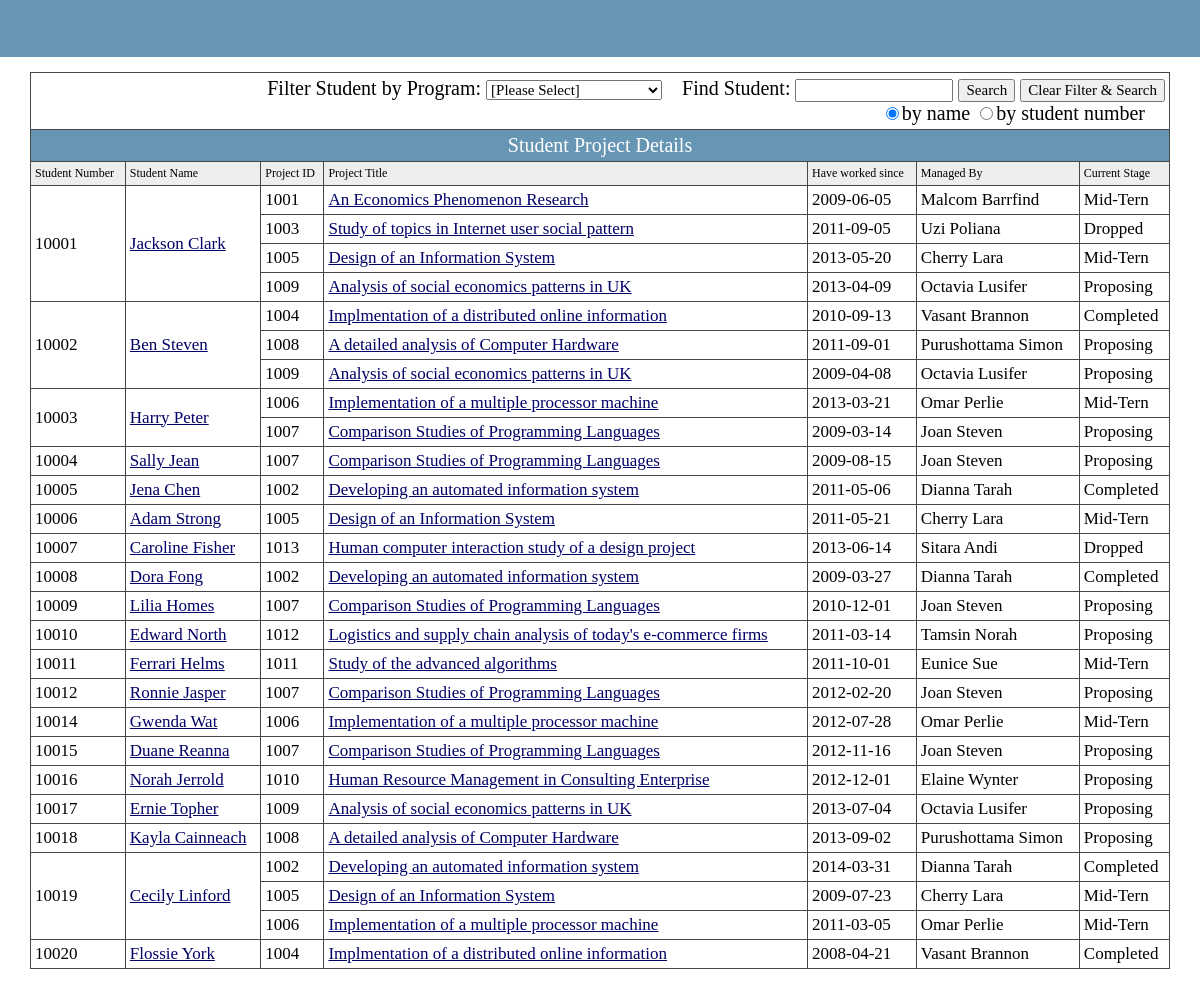
The page /student_project.php (signed in) on the database its author committed.
### tables this page shows
CREATE TABLE IF NOT EXISTS `works_in` (
  `Stu_Num` int(11) NOT NULL,
  `Project_ID` int(11) NOT NULL,
  `Since_Date` date DEFAULT NULL,
  PRIMARY KEY (`Stu_Num`,`Project_ID`),
  KEY `Project_ID` (`Project_ID`)
);

CREATE TABLE IF NOT EXISTS `student` (
  `Stu_Num` int(10) NOT NULL AUTO_INCREMENT,
  `Stu_Name` varchar(20) NOT NULL,
  `Birth_Date` date NOT NULL,
  `Gender` varchar(10) NOT NULL,
  `Email` varchar(50) NOT NULL,
  `Program` varchar(25) NOT NULL,
  `Sup_ID` int(11) NOT NULL DEFAULT '1000',
  PRIMARY KEY (`Stu_Num`),
  KEY `student_ibfk_1` (`Sup_ID`)
);

CREATE TABLE IF NOT EXISTS `project` (
  `Project_ID` int(11) NOT NULL AUTO_INCREMENT,
  `Project_Title` varchar(100) NOT NULL,
  `Fund_Amount` int(10) NOT NULL,
  `Fund_Source` varchar(50) NOT NULL,
  `Fund_Purpose` varchar(20) NOT NULL,
  `Early_Assess` int(10) DEFAULT NULL,
  `Mid_Assess` int(10) DEFAULT NULL,
  `Final_Assess` int(10) DEFAULT NULL,
  `Project_Description` varchar(300) DEFAULT NULL,
  `Current_Stage` varchar(20) NOT NULL DEFAULT 'Proposing',
  `Managed_by` int(15) NOT NULL,
  PRIMARY KEY (`Project_ID`)
);

CREATE TABLE IF NOT EXISTS `supervisor` (
  `Sup_Name` varchar(50) NOT NULL,
  `Sup_ID` int(11) NOT NULL,
  `Faculty` varchar(50) DEFAULT NULL,
  `Title` varchar(30) DEFAULT NULL,
  `Research_int` varchar(30) DEFAULT NULL,
  `email` varchar(50) NOT NULL,
  PRIMARY KEY (`Sup_ID`)
);

### htdocs/student_project.php (the view, shortened to what this page needs)
<!DOCTYPE html PUBLIC "-//W3C//DTD XHTML 1.0 Transitional//EN" "http://www.w3.org/TR/xhtml1/DTD/xhtml1-transitional.dtd">
<html xmlns="http://www.w3.org/1999/xhtml">
<head>
<link href="css/css.css" rel="stylesheet" type="text/css" />
<link href="css/style.css" rel="stylesheet" type="text/css" />
</head>
<body>
<table width="100%" border="0" cellspacing="0" cellpadding="0">
  <tr>
    <td height="30">      <table width="100%" border="0" cellspacing="0" cellpadding="0">
        <tr>
          <td height="57" bgcolor="#6795B4">
                </td>
		    </tr>
          </table></td>
        </tr>
	<?php
	if(isset($_POST["clear"])){
		$query="SELECT Stu_Name,Stu_Num FROM student ORDER BY student.Stu_Num;";
		}
	else {
	if (isset($_POST["filtered_program"]) and $_POST["filtered_program"]!= "N/A")
		{
			if ($_POST["filtered_program"]!="all"){
				$program_name = $_POST["filtered_program"];
				$query = "SELECT Stu_Name,Stu_Num FROM student WHERE student.Program = '".$program_name."' ORDER BY student.Stu_Num;";
						  }
			else {
				$query="SELECT Stu_Name,Stu_Num FROM student ORDER BY student.Stu_Num;";
				}
		}
	else{
		$query="SELECT Stu_Name,Stu_Num FROM student
				ORDER BY Stu_Num;";
		}
	}
	$result=mysql_query($query);
	?>
    </table></td></tr>
    <td><table id="subtree1" width="100%" border="0" cellspacing="0" cellpadding="0">
        <tr>
          <td><table width="95%" border="0" align="center" cellpadding="0" cellspacing="0">
              <tr>
                <td height="40" class="font42">
				<table width="100%" border="0" cellpadding="4" cellspacing="1" bgcolor="#464646" class="newfont03">
				<tr>
		<br>
		<td height = "30" bgcolor="#FFFFFF" style="font-size:20px; font-family: Times New Roman', Times, serif;" colspan = "7" align = "right">
			<form name = "searchform" id = "searchform" action = "student_project.php" method = "post">
				Filter Student by Program:
				<select name = "filtered_program" class="button" id = "filtered_program" style="font-size:15px" onChange = "filterFunction()">
				<option selected="selected" value = "N/A">[Please Select]</option>
				</select>
				&nbsp;&nbsp;
				Find Student: <input type = "text" name = "search_keyword" style = "font-family:Times;font-size:15px">
				<input type = "submit" name = "search" value = "Search" style = "font-family:Times;font-size:15px">
				<input type = "submit" name = "clear" value = "Clear Filter & Search" style = "font-family:Times;font-size:15px"><br>
				<input type="radio" name="search_criteria" checked="checked" value="name">by name
				<input type="radio" name="search_criteria" value="id">by student number&nbsp;&nbsp;&nbsp;&nbsp;
			</form></td></tr>
				<tr class="CTitle" >
                    	<td height="22" colspan="7" align="center" style="font-size:20px;font-family:Georgia;">Student Project Details</td>
                  </tr>
                  <tr bgcolor="#EEEEEE" class="newfont03">
				    <td>Student Number</td>
					<td>Student Name</td>
					<td>Project ID</td>
					<td>Project Title</td>
					<td>Have worked since</td>
                    <td>Managed By</td>
					<td>Current Stage</td>
                    </tr>
					<?php
						while($row = mysql_fetch_array($result)){
								$stu_num = stripslashes($row['Stu_Num']);
								$name = stripslashes($row['Stu_Name']);
								$project_query = "SELECT * FROM works_in
												  INNER JOIN project ON project.Project_ID = works_in.Project_ID
												  INNER JOIN supervisor ON supervisor.Sup_ID = project.Managed_by
												  WHERE works_in.Stu_Num = '".$stu_num."';";
								$project_result = mysql_query($project_query);
								$num_rows = mysql_num_rows($project_result);
								$first_line = true;
								while ($project = mysql_fetch_array($project_result)){
									if ($first_line){
									echo '<tr bgcolor="#FFFFFF"><td class="newfont03"" rowspan = "'.$num_rows.'">' . $stu_num. '</td>';
									echo '<td class="newfont03" rowspan = "'.$num_rows.'">
									<a href="#" onClick="window.open(\'student_details.php?sid='
									.$stu_num.'\',\'Student Details\',\'width=700,height=700\')"><u>'. $name . '</u></a></td>';
									}
										else{ echo '<tr bgcolor="#FFFFFF">';};
									$first_line = false;
									$pid = stripslashes($project['Project_ID']);
									$ptitle = stripslashes($project['Project_Title']);
									$since = stripslashes($project['Since_Date']);
									$sup_name = stripslashes($project['Sup_Name']);
									$stage = stripslashes($project['Current_Stage']);
									echo '<td class="newfont03">' . $pid . '</td>';
									echo '<td class="newfont03"><a href="#" onClick="window.open(\'project_details.php?pid='.$pid.'\',\'Project Details\',\'location=yes,toolbar=yes,scrollbars=yes,width=700,height=700\')"><u>' . $ptitle . '</u></a></td>';
									echo '<td class="newfont03">' . $since . '</td>';
									echo '<td class="newfont03">' . $sup_name . '</td>';
									echo '<td class="newfont03">' . $stage . '</td></tr>';
								}
						}
					?>
            </table></td>
        </tr>
      </table>
      <table width="95%" border="0" align="center" cellpadding="0" cellspacing="0">
        <tr>
          <td height="6"><img src="images/spacer.gif" width="1" height="1" /></td>
        </tr>
        <tr>
          <td height="33">&nbsp;</td>
        </tr>
      </table></td>
  </tr>
</table>
</body>
</html>

### htdocs/css/css.css (style rules this page uses)
.newfont03 { font-family: "Times"; font-size: 17px; color: #000000; text-decoration: none; }

### htdocs/css/style.css (style rules this page uses)
body { margin:0px; }
html { scrollbar-face-color:#CCD0DB; scrollbar-highlight-color:#fff; scrollbar-shadow-color:#fff; scrollbar-3dlight-color:#6795B4; scrollbar-arrow-color:#20669A; scrollbar-track-color:#fff; scrollbar-darkshadow-color:#6795B4; border:0; }
html { overflow-x: hidden; overflow-y: auto; }
TD { font-size: 12px; }
a:link,a:visited { text-decoration:none; color:#006; }
.CTitle { background:#6795B4; padding:5px; text-align:left; color:#FFFFFF; font-size:13px; font-family: Verdana, Arial, Helvetica, sans-serif; }
select { font-size:12px; }

### htdocs/student_project.php (style rules this page uses)
.button { font-family: Georgia, "Times New Roman", Times, serif; font-size: 14px; }
html { overflow-x: auto; overflow-y: auto; border:0; }
td { font-family: Georgia, "Times New Roman", Times, serif; }

### rows shown on the page
works_in: Stu_Num.Stu_Num "10001", Stu_Num.Stu_Name "Jackson Clark", Project_ID.Project_ID "1001", Project_ID.Project_Title "An Economics Phenomenon Research", Since_Date "2009-06-05", supervisor.Sup_Name "Malcom Barrfind", Project_ID.Current_Stage "Mid-Tern"
works_in: Project_ID.Project_ID "1003", Project_ID.Project_Title "Study of topics in Internet user social pattern", Since_Date "2011-09-05", supervisor.Sup_Name "Uzi Poliana", Project_ID.Current_Stage "Dropped"
works_in: Project_ID.Project_ID "1005", Project_ID.Project_Title "Design of an Information System", Since_Date "2013-05-20", supervisor.Sup_Name "Cherry Lara", Project_ID.Current_Stage "Mid-Tern"
works_in: Project_ID.Project_ID "1009", Project_ID.Project_Title "Analysis of social economics patterns in UK", Since_Date "2013-04-09", supervisor.Sup_Name "Octavia Lusifer", Project_ID.Current_Stage "Proposing"
works_in: Stu_Num.Stu_Num "10002", Stu_Num.Stu_Name "Ben Steven", Project_ID.Project_ID "1004", Project_ID.Project_Title "Implmentation of a distributed online information", Since_Date "2010-09-13", supervisor.Sup_Name "Vasant Brannon", Project_ID.Current_Stage "Completed"
works_in: Project_ID.Project_ID "1008", Project_ID.Project_Title "A detailed analysis of Computer Hardware", Since_Date "2011-09-01", supervisor.Sup_Name "Purushottama Simon", Project_ID.Current_Stage "Proposing"
works_in: Project_ID.Project_ID "1009", Project_ID.Project_Title "Analysis of social economics patterns in UK", Since_Date "2009-04-08", supervisor.Sup_Name "Octavia Lusifer", Project_ID.Current_Stage "Proposing"
works_in: Stu_Num.Stu_Num "10003", Stu_Num.Stu_Name "Harry Peter", Project_ID.Project_ID "1006", Project_ID.Project_Title "Implementation of a multiple processor machine", Since_Date "2013-03-21", supervisor.Sup_Name "Omar Perlie", Project_ID.Current_Stage "Mid-Tern"
works_in: Project_ID.Project_ID "1007", Project_ID.Project_Title "Comparison Studies of Programming Languages", Since_Date "2009-03-14", supervisor.Sup_Name "Joan Steven", Project_ID.Current_Stage "Proposing"
works_in: Stu_Num.Stu_Num "10004", Stu_Num.Stu_Name "Sally Jean", Project_ID.Project_ID "1007", Project_ID.Project_Title "Comparison Studies of Programming Languages", Since_Date "2009-08-15", supervisor.Sup_Name "Joan Steven", Project_ID.Current_Stage "Proposing"
works_in: Stu_Num.Stu_Num "10005", Stu_Num.Stu_Name "Jena Chen", Project_ID.Project_ID "1002", Project_ID.Project_Title "Developing an automated information system", Since_Date "2011-05-06", supervisor.Sup_Name "Dianna Tarah", Project_ID.Current_Stage "Completed"
works_in: Stu_Num.Stu_Num "10006", Stu_Num.Stu_Name "Adam Strong", Project_ID.Project_ID "1005", Project_ID.Project_Title "Design of an Information System", Since_Date "2011-05-21", supervisor.Sup_Name "Cherry Lara", Project_ID.Current_Stage "Mid-Tern"
works_in: Stu_Num.Stu_Num "10007", Stu_Num.Stu_Name "Caroline Fisher", Project_ID.Project_ID "1013", Project_ID.Project_Title "Human computer interaction study of a design project", Since_Date "2013-06-14", supervisor.Sup_Name "Sitara Andi", Project_ID.Current_Stage "Dropped"
works_in: Stu_Num.Stu_Num "10008", Stu_Num.Stu_Name "Dora Fong", Project_ID.Project_ID "1002", Project_ID.Project_Title "Developing an automated information system", Since_Date "2009-03-27", supervisor.Sup_Name "Dianna Tarah", Project_ID.Current_Stage "Completed"
works_in: Stu_Num.Stu_Num "10009", Stu_Num.Stu_Name "Lilia Homes", Project_ID.Project_ID "1007", Project_ID.Project_Title "Comparison Studies of Programming Languages", Since_Date "2010-12-01", supervisor.Sup_Name "Joan Steven", Project_ID.Current_Stage "Proposing"
works_in: Stu_Num.Stu_Num "10010", Stu_Num.Stu_Name "Edward North", Project_ID.Project_ID "1012", Project_ID.Project_Title "Logistics and supply chain analysis of today's e-commerce firms", Since_Date "2011-03-14", supervisor.Sup_Name "Tamsin Norah", Project_ID.Current_Stage "Proposing"
works_in: Stu_Num.Stu_Num "10011", Stu_Num.Stu_Name "Ferrari Helms", Project_ID.Project_ID "1011", Project_ID.Project_Title "Study of the advanced algorithms", Since_Date "2011-10-01", supervisor.Sup_Name "Eunice Sue", Project_ID.Current_Stage "Mid-Tern"
works_in: Stu_Num.Stu_Num "10012", Stu_Num.Stu_Name "Ronnie Jasper", Project_ID.Project_ID "1007", Project_ID.Project_Title "Comparison Studies of Programming Languages", Since_Date "2012-02-20", supervisor.Sup_Name "Joan Steven", Project_ID.Current_Stage "Proposing"
works_in: Stu_Num.Stu_Num "10014", Stu_Num.Stu_Name "Gwenda Wat", Project_ID.Project_ID "1006", Project_ID.Project_Title "Implementation of a multiple processor machine", Since_Date "2012-07-28", supervisor.Sup_Name "Omar Perlie", Project_ID.Current_Stage "Mid-Tern"
works_in: Stu_Num.Stu_Num "10015", Stu_Num.Stu_Name "Duane Reanna", Project_ID.Project_ID "1007", Project_ID.Project_Title "Comparison Studies of Programming Languages", Since_Date "2012-11-16", supervisor.Sup_Name "Joan Steven", Project_ID.Current_Stage "Proposing"
works_in: Stu_Num.Stu_Num "10016", Stu_Num.Stu_Name "Norah Jerrold", Project_ID.Project_ID "1010", Project_ID.Project_Title "Human Resource Management in Consulting Enterprise", Since_Date "2012-12-01", supervisor.Sup_Name "Elaine Wynter", Project_ID.Current_Stage "Proposing"
works_in: Stu_Num.Stu_Num "10017", Stu_Num.Stu_Name "Ernie Topher", Project_ID.Project_ID "1009", Project_ID.Project_Title "Analysis of social economics patterns in UK", Since_Date "2013-07-04", supervisor.Sup_Name "Octavia Lusifer", Project_ID.Current_Stage "Proposing"
works_in: Stu_Num.Stu_Num "10018", Stu_Num.Stu_Name "Kayla Cainneach", Project_ID.Project_ID "1008", Project_ID.Project_Title "A detailed analysis of Computer Hardware", Since_Date "2013-09-02", supervisor.Sup_Name "Purushottama Simon", Project_ID.Current_Stage "Proposing"
works_in: Stu_Num.Stu_Num "10019", Stu_Num.Stu_Name "Cecily Linford", Project_ID.Project_ID "1002", Project_ID.Project_Title "Developing an automated information system", Since_Date "2014-03-31", supervisor.Sup_Name "Dianna Tarah", Project_ID.Current_Stage "Completed"
works_in: Project_ID.Project_ID "1005", Project_ID.Project_Title "Design of an Information System", Since_Date "2009-07-23", supervisor.Sup_Name "Cherry Lara", Project_ID.Current_Stage "Mid-Tern"
works_in: Project_ID.Project_ID "1006", Project_ID.Project_Title "Implementation of a multiple processor machine", Since_Date "2011-03-05", supervisor.Sup_Name "Omar Perlie", Project_ID.Current_Stage "Mid-Tern"
works_in: Stu_Num.Stu_Num "10020", Stu_Num.Stu_Name "Flossie York", Project_ID.Project_ID "1004", Project_ID.Project_Title "Implmentation of a distributed online information", Since_Date "2008-04-21", supervisor.Sup_Name "Vasant Brannon", Project_ID.Current_Stage "Completed"
